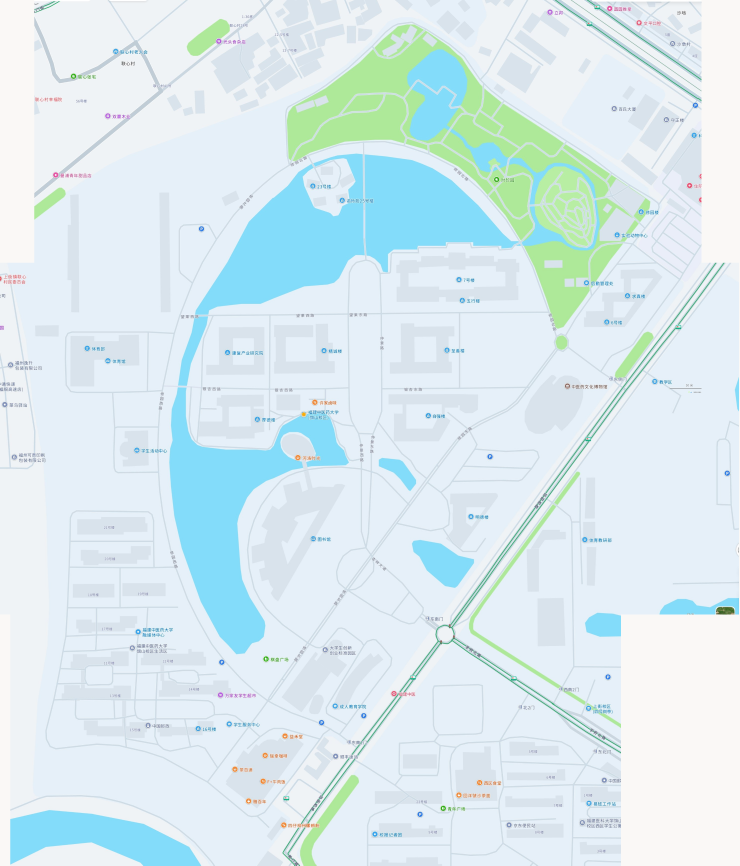
#> input picture _audit/campus_map_20261113/_data/amap/master.png, 2957 x 3463 px, found by its file name (shown at 1/4 size)
$ python astar.py
#> lines starting #> are read from the running program, lines starting #| are printed output that depends on the picture; after the words box and inside, x2 and y2 are one past the last pixel; in counts of white or black regions, pixels touching at a corner belong together
import cv2, numpy as np, os, heapq, json, time
BASE = r"C:\Users\Ko_Li\.openclaw\workspace\web\_audit\campus_map_20261113\_data\amap"
WORK = os.path.join(BASE,"_work")
im=cv2.imread(os.path.join(BASE,"master.png"))
#> im is the input picture: shape (3463, 2957, 3); mean B, G, R 240.3, 235.5, 217.7
H,W=im.shape[:2]
#> H = 3463; W = 2957
B=im[:,:,0].astype(np.int16);G=im[:,:,1].astype(np.int16);R=im[:,:,2].astype(np.int16)
mx=im.max(axis=2).astype(np.int16); mn=im.min(axis=2).astype(np.int16)
#> after `mx = im.max(axis=2).astype(np.int16)`:
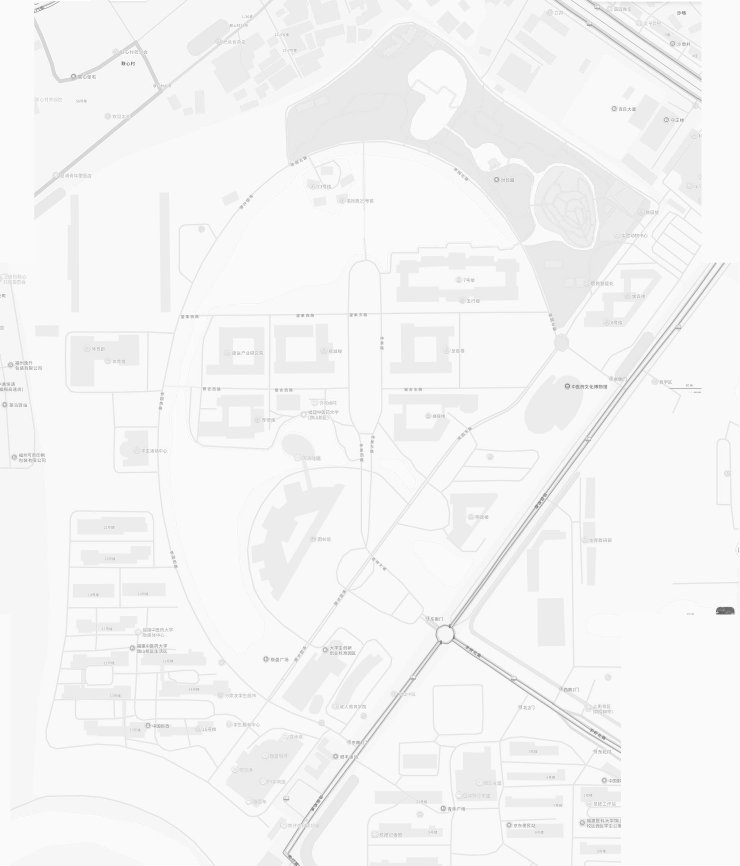
#> mx: shape (3463, 2957) int16 (shown at 1/4 size); min 50, max 255, mean 244.6
br=B-R; gr=G-R
#> after `gr = G - R`:
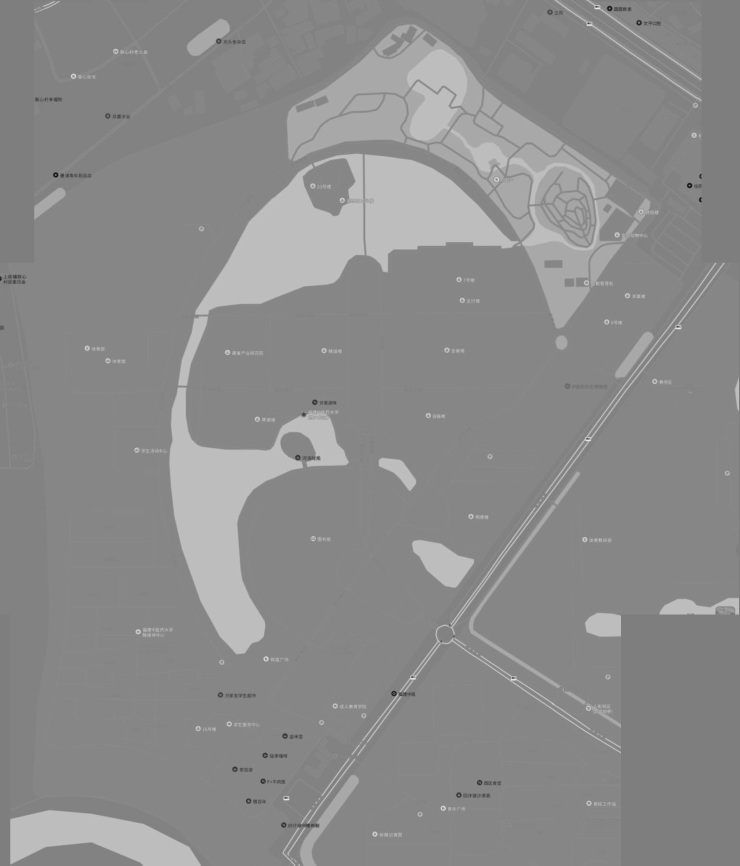
#> gr: shape (3463, 2957) int16 (shown at 1/4 size); min -182, max 182, mean 17.7; drawn with min black and max white
m=((mx>=204)&(mx<=243)&(br>=10)&(br<=30)&(gr>=4)&(gr<=20)).astype(np.uint8)
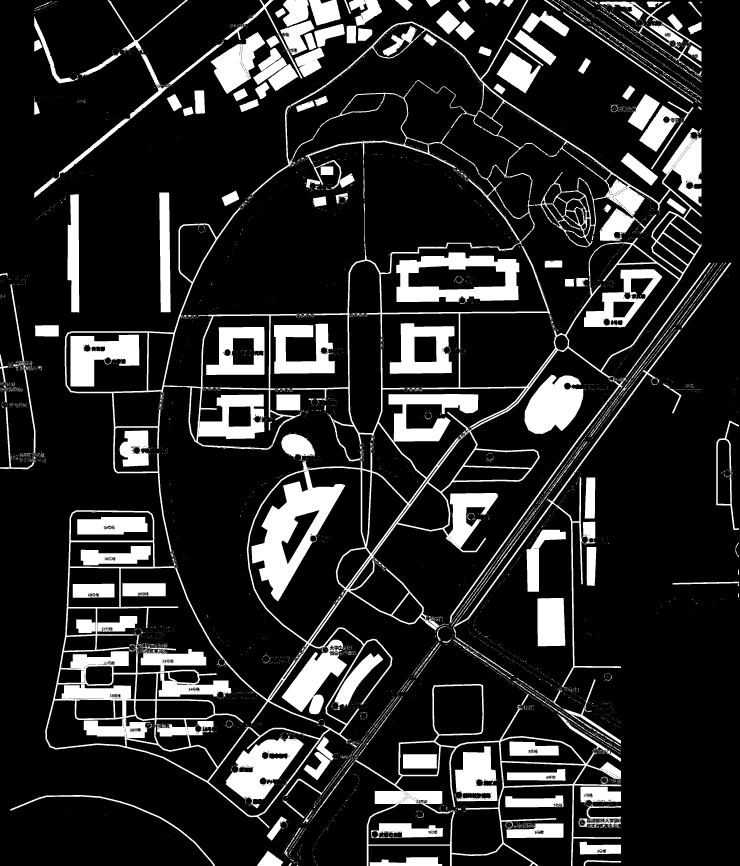
#> m: shape (3463, 2957) (shown at 1/4 size); values 0 (black) and 1 (white), 15.8% white; 8752 white regions (8281 under 20 px), largest, box (x1, y1, x2, y2) and area: (181, 0, 2806, 3313) 511580, (259, 830, 1245, 2227) 64941, (1247, 2736, 2484, 3463) 56190
k=cv2.getStructuringElement(cv2.MORPH_ELLIPSE,(25,25))
big=cv2.morphologyEx(m,cv2.MORPH_OPEN,k)
#> big: shape (3463, 2957); values 0 (black) and 1 (white), 9.9% white; 138 white regions, largest, box (x1, y1, x2, y2) and area: (1006, 1928, 1376, 2400) 69239, (1585, 1010, 2077, 1208) 51597, (2098, 1502, 2333, 1736) 37670
thin=(m & (1-big)).astype(np.uint8)
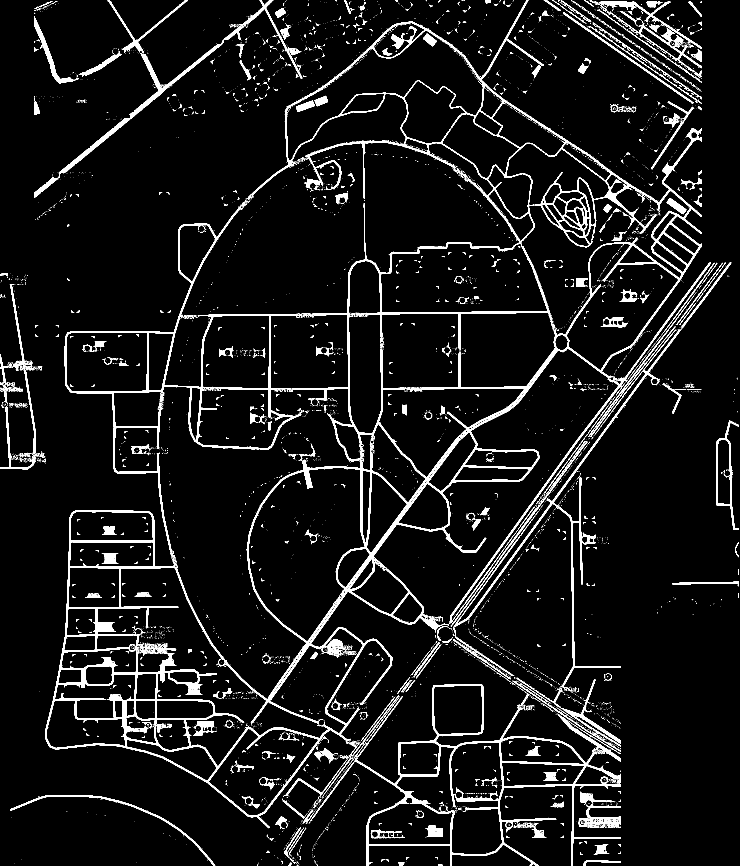
#> thin: shape (3463, 2957) (shown at 1/4 size); values 0 (black) and 1 (white), 5.9% white; 10239 white regions (9259 under 20 px), largest, box (x1, y1, x2, y2) and area: (181, 0, 2806, 3313) 249644, (1247, 2736, 2484, 3463) 42683, (259, 830, 1245, 2227) 38497
thin=cv2.morphologyEx(thin,cv2.MORPH_CLOSE,cv2.getStructuringElement(cv2.MORPH_ELLIPSE,(3,3)),iterations=1)
#> thin: shape (3463, 2957); values 0 (black) and 1 (white), 6.1% white; 6852 white regions (5952 under 20 px), largest, box (x1, y1, x2, y2) and area: (181, 0, 2806, 3313) 312818, (1247, 2736, 2484, 3463) 44243, (1812, 1316, 2727, 2756) 23417
np.save(os.path.join(WORK,"thin.npy"),thin)
dist=cv2.distanceTransform(1-thin,cv2.DIST_L2,5).astype(np.float32)
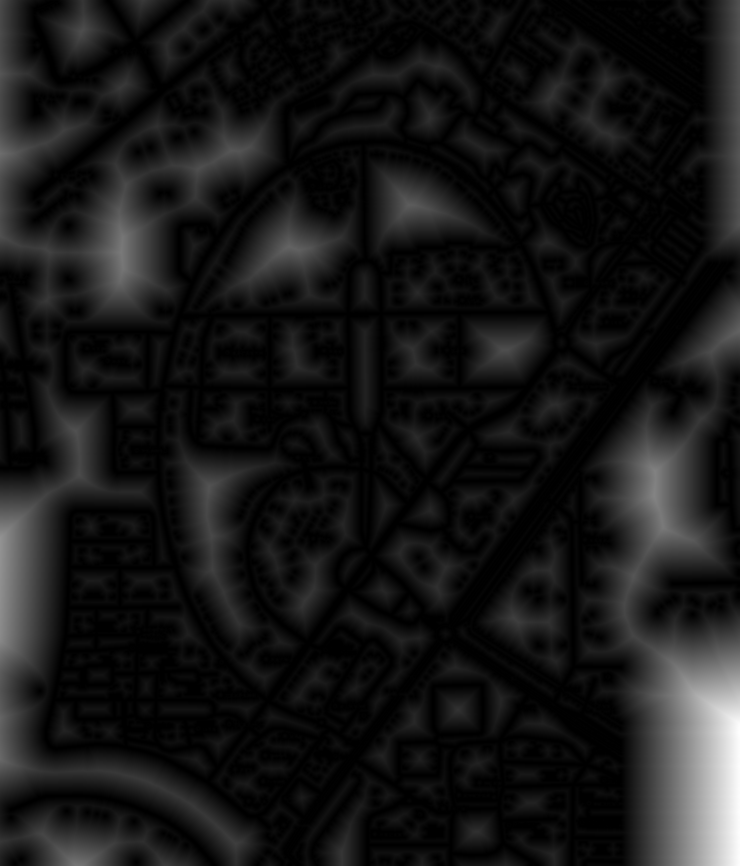
#> dist: shape (3463, 2957) float32 (shown at 1/4 size); min 0, max 479.2, mean 43.5; drawn with min black and max white
np.save(os.path.join(WORK,"thin_dist.npy"),dist)
def astar(p0,p1,target=4.0, maxsec=30):
    def snap(p):
        x,y=int(round(p[0])),int(round(p[1]))
        best=None
        for dy in range(-6,7):
            for dx in range(-6,7):
                xx,yy=x+dx,y+dy
                if 0<=xx<W and 0<=yy<H:
                    c=abs(float(dist[yy,xx])-target)
                    if best is None or c<best[0]: best=(c,xx,yy)
        return best[1],best[2]
    sx,sy=snap(p0); gx,gy=snap(p1)
    cost=1.0+np.minimum((dist-target)**2,900)*0.15+np.maximum(dist-10,0)*0.6
    cost=np.minimum(cost,60.0).astype(np.float32)
    INF=np.float32(1e9)
    gscore=np.full((H,W),INF,dtype=np.float32)
    prev=np.full((H,W),-1,dtype=np.int32)
    gscore[sy,sx]=0
    h0=abs(gx-sx)+abs(gy-sy)
    pq=[(h0,0,sx,sy)]
    dirs=[(1,0,1.0),(-1,0,1.0),(0,1,1.0),(0,-1,1.0),(1,1,1.41421),(1,-1,1.41421),(-1,1,1.41421),(-1,-1,1.41421)]
    done=np.zeros((H,W),dtype=bool)
    t0=time.time(); expanded=0
    while pq:
        f,g,x,y=heapq.heappop(pq)
        if done[y,x]: continue
        done[y,x]=True; expanded+=1
        if x==gx and y==gy: break
        if time.time()-t0>maxsec: return None,"timeout"
        for dx,dy,dc in dirs:
            nx,ny=x+dx,y+dy
            if nx<0 or ny<0 or nx>=W or ny>=H or done[ny,nx]: continue
            ng=g+dc*float(cost[ny,nx])
            if ng<gscore[ny,nx]:
                gscore[ny,nx]=ng
                prev[ny,nx]=y*W+x
                h=abs(gx-nx)+abs(gy-ny)
                heapq.heappush(pq,(ng+h,ng,nx,ny))
    if prev[gy,gx]==-1 and not (gx==sx and gy==sy): return None,"nopath"
    path=[]; cx,cy=gx,gy
    while True:
        path.append((cx,cy))
        if cx==sx and cy==sy: break
        p=int(prev[cy,cx])
        if p<0: break
        cx,cy=p%W,p//W
    path.reverse()
    return path, {"expanded":expanded,"secs":time.time()-t0}
if __name__=="__main__":
    tests={
      "xiuyuanbei":[(1050,735),(1400,560),(1750,630),(2000,850),(2200,1050),(2250,1200),(2259,1361)],
      "wangguo_w":[(500,1285),(900,1285),(1250,1285),(1500,1290),(1750,1300)],
      "zhongjing":[(1508,1290),(1512,1400),(1512,1500)],
    }
    for name,pts in tests.items():
        full=[]; info=[]
        ok=True
        for i in range(len(pts)-1):
#> (the run stopped early here; a loop or call above may not have finished)
